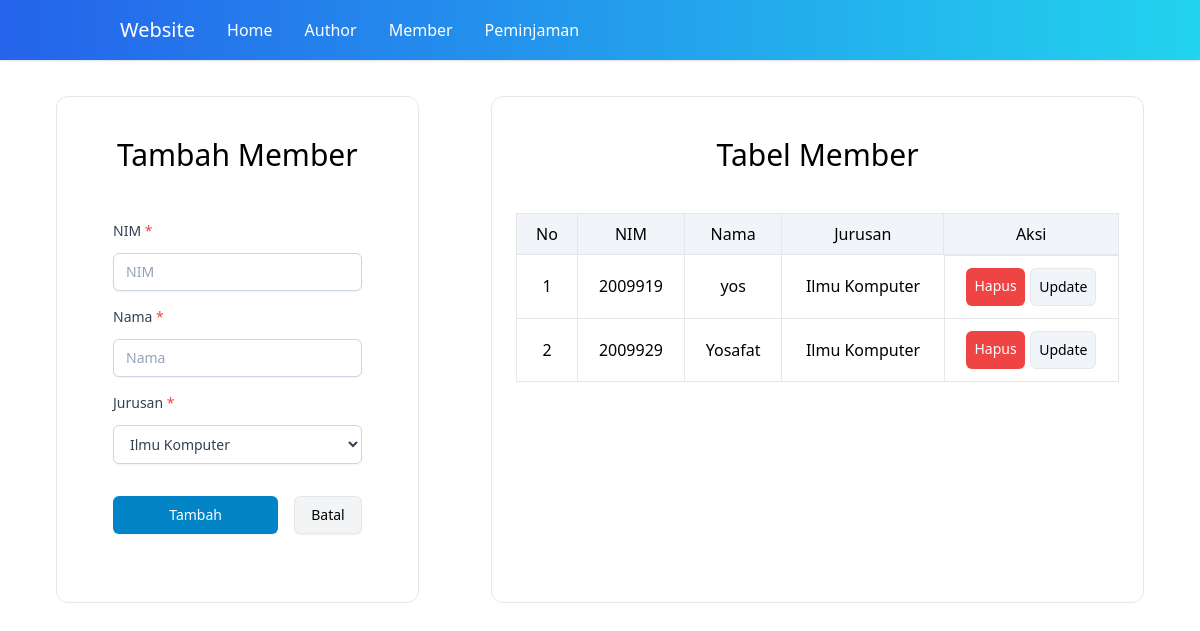
The page /member.php on the database its author committed.
### tables this page shows
CREATE TABLE `member` (
  `nim` varchar(50) NOT NULL,
  `nama` varchar(100) NOT NULL,
  `jurusan` varchar(100) NOT NULL
);

### src/conf.php (called while the page is built)
<?php
$db_host = "localhost";
$db_user = "root";
$db_pass = "";
$db_name = "db_perpustakaan2";
?>

### src/includes/DB.class.php (called while the page is built, shortened)
<?php
class DB
{
    var $db_host = "";
    var $db_user = "";
    var $db_pass = "";
    var $db_name = "";
    var $db_link = "";
    var $result = 0;
    function DB($db_host = '', $db_user = '', $db_pass = '', $db_name = '')
    {
        $this->db_host = $db_host;
        $this->db_user = $db_user;
        $this->db_pass = $db_pass;
        $this->db_name = $db_name;
    }
    function open()
    {
        $this->db_link = mysqli_connect($this->db_host, $this->db_user, $this->db_pass, $this->db_name);
    }
    function execute($query = "")
    {
        $this->result = mysqli_query($this->db_link, $query);
        return $this->result;
    }
    function getResult()
    {
        return mysqli_fetch_array($this->result);
    }
}
?>

### src/includes/Member.class.php (called while the page is built, shortened)
<?php
class Member extends DB{
    function getMember()
    {
        $query = "SELECT * FROM member ORDER BY 'date added' ASC";
        return $this->execute($query);
    }
}
?>

### src/member.php (the view, shortened to what this page needs)
<?php
include("conf.php");
include("includes/DB.class.php");
include("includes/Member.class.php");
$member = new Member($db_host, $db_user, $db_pass, $db_name);
$member->open();
$member->getMember();
$data = null;
$no = 1;
while (list($nim, $nama, $jurusan) = $member->getResult()){
    $data .= "<tr>
        <td class='px-4 py-2 border-t text-center'>" . $no++ . "</td>
        <td class='px-4 py-2 border-t border-l text-center'>" . $nim . "</td>
        <td class='px-4 py-2 border-t border-l text-center'>" . $nama . "</td>
        <td class='px-4 py-2 border-t border-l text-center'>" . $jurusan . "</td>
        <td class='px-4 py-3 border-t border-l flex flex-row justify-evenly'>
            <a href='member.php?id_hapus=" . $nim . "' class='px-2 py-2 rounded-md text-sm bg-red-500 hover:bg-red-600 text-white text-center focus:border-red-500 focus:ring-red-500 focus:ring-1 focus:ring-offset-2'>Hapus</a>
            <a href='detail.php?id_update=" . $nim . "' class='px-2 py-2 rounded-md text-sm bg-slate-100 border hover:bg-slate-600 hover:text-white text-black text-center focus:border-slate-500 focus:ring-slate-500 focus:ring-1 focus:ring-offset-2 duration-100'>Update</a>
        </td>
    </tr>";
}
?>

### rows shown on the page
member: nim "2009919", nama "yos", jurusan "Ilmu Komputer"
member: nim "2009929", nama "Yosafat", jurusan "Ilmu Komputer"
